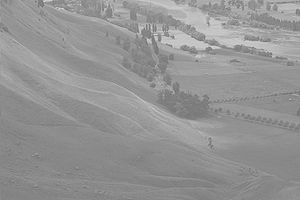
#> input picture DIP/exercises/ex1/wiki.jpg, 300 x 200 px
$ python histopy.py --hist wiki.jpg
#> lines starting #> are read from the running program, lines starting #| are printed output that depends on the picture
#!/usr/bin/env python3
# -*- coding: UTF-8 -*-

import argparse
import sys
import numpy as np
from PIL import Image
import matplotlib.pyplot as plt

parser = argparse.ArgumentParser(description='Choose how to process input image.')

group = parser.add_mutually_exclusive_group(required=True)
group.add_argument('--hist', action='store_true', default=False, help='Draw image histogram')
group.add_argument('--enhance', action='store_true', default=False, help='Enhance image')

parser.add_argument('image')

args =  parser.parse_args()

try:
    im = Image.open(args.image)
#> im is the input picture: PIL image 300x200 L; min 100, max 223, mean 148
except FileNotFoundError as e:
    sys.exit("Error : file not found")

data = list(im.getdata())
#> data = 60000 items

maxPix = 0
for pixel in data:
    if pixel > maxPix:
        maxPix = pixel
#> this loop made 60000 passes
#> (pixel, maxPix) on passes 1, 19, 20, 44, 45, 46: (153, 153), (161, 161), (170, 170), (175, 175), (186, 186), (211, 211)
#> maxPix on pass 345: 223
#> after the loop, maxPix = 223

histArray = [0] * (maxPix+1)
#> histArray = 224 values from 0 to 0
for pixel in data:
    histArray[pixel] += 1
#> this loop made 60000 passes
#> pixel on passes 1 to 3: 153, 140, 143
#> after the loop, histArray = 224 values, max 2580 at index 138, min 0 at index 0, mean 267.9

histList = list(histArray)
#> histList has the same summary as histArray

plt.bar(np.arange(maxPix+1), histList)
plt.ylabel('Nb of pixels')
plt.xlabel('Value')
plt.xlim(0, maxPix)

plt.show()
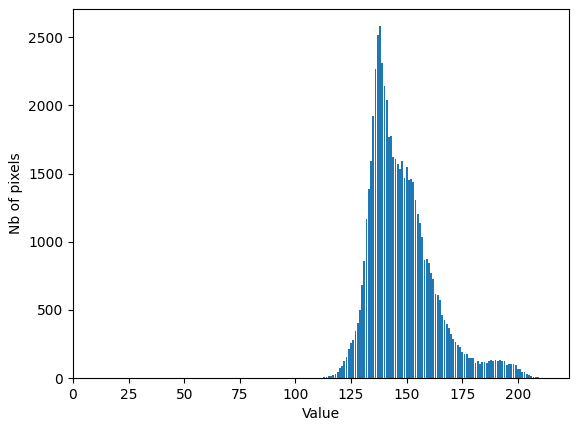
#> figure drawn by matplotlib, 1 panel; tallest bar 2580 high, from x = 137.6 to 138.4

if args.enhance==True:
    total = sum(histList)
    def transform(value):
        tmpSum = 0
        for j in range(value):
            tmpSum += histList[j]/total
        return tmpSum

    newim = Image.new(im.mode, im.size)
    ptr = newim.load()
    for i, pixel in enumerate(data):
        newValue = round(transform(pixel)*maxPix)
        ptr[i%im.size[0], i//im.size[0]] = newValue
    newim.show()

    data = list(newim.getdata())

    maxPix = 0
    for pixel in data:
        if pixel > maxPix:
            maxPix = pixel

    histArray = [0] * (maxPix+1)
    for pixel in data:
        histArray[pixel] += 1

    histList = list(histArray)

    plt.bar(np.arange(maxPix+1), histList)
    plt.ylabel('Nb of pixels')
    plt.xlabel('Value')
    plt.xlim(0, maxPix)

    plt.show()
